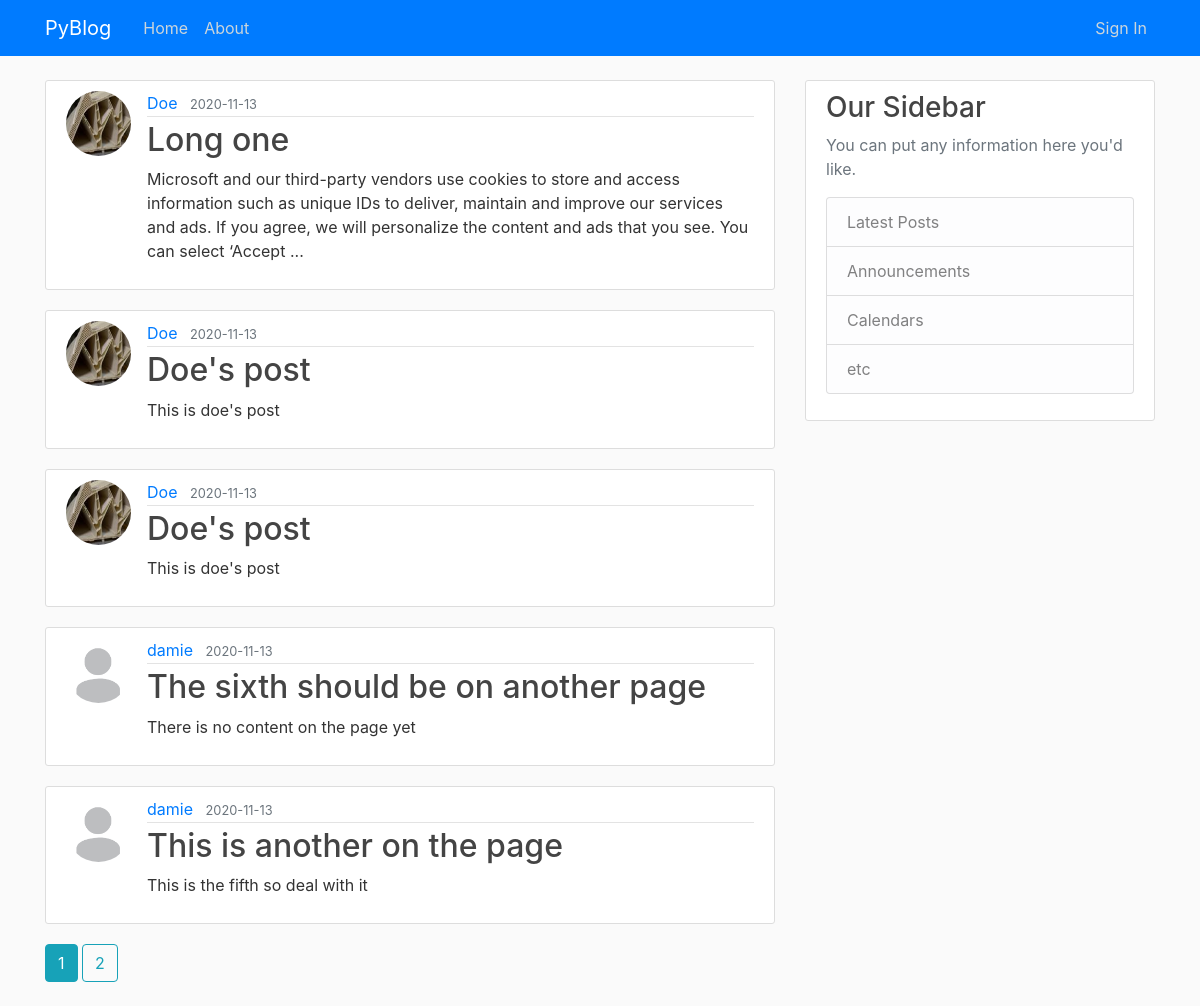
Page /home on the earlier database version.
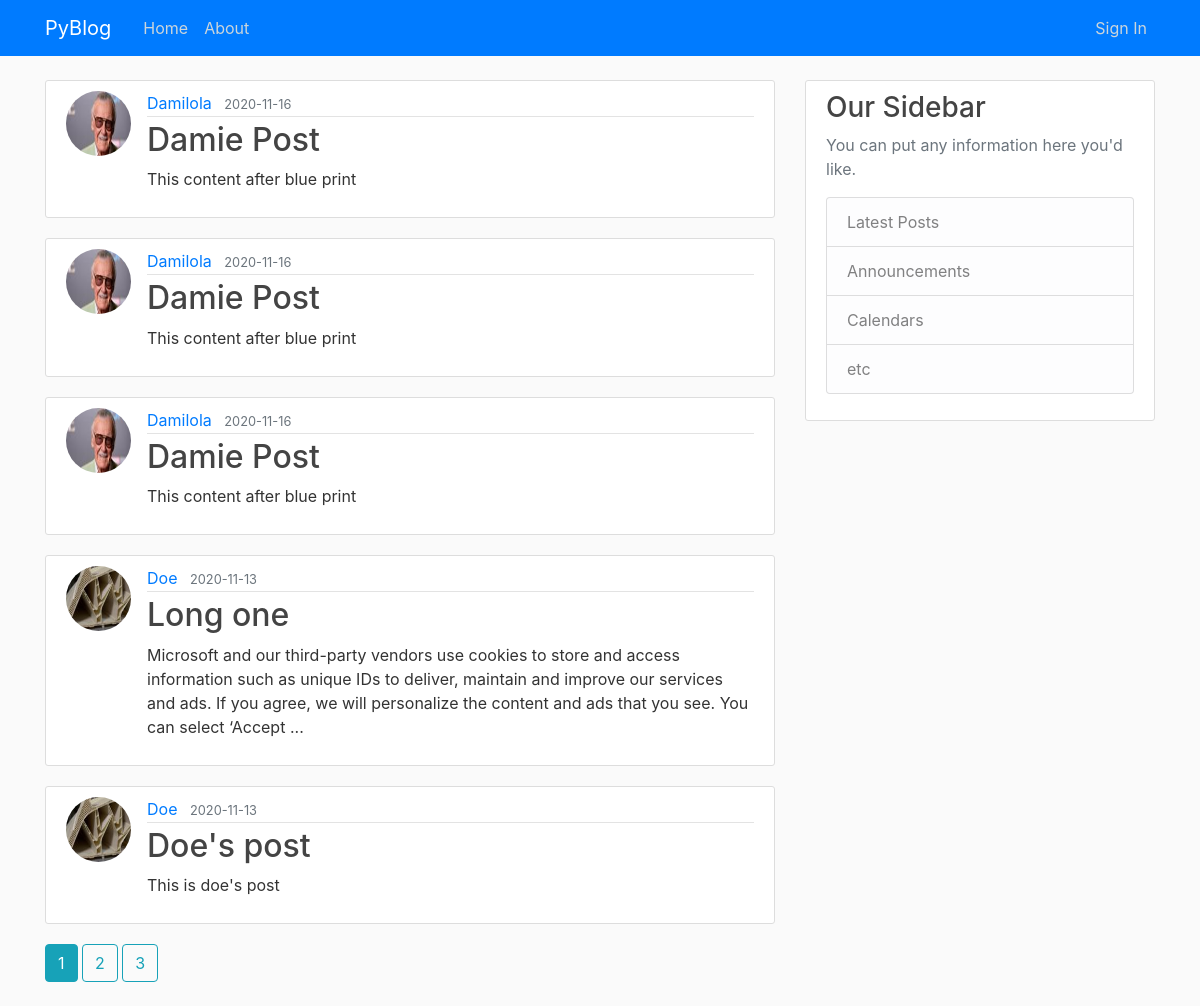
Same page on the later database version.
### src/models.py (models this page shows, shortened)
class Post(db.Model):
    id = db.Column(db.Integer, primary_key=True)
    title = db.Column(db.String(100), nullable=False)
    date_posted = db.Column(db.DateTime, nullable=False, default=datetime.utcnow)
    content = db.Column(db.Text, nullable=False)
    user_id = db.Column(db.Integer, db.ForeignKey('user.id'), nullable=False)

class User(db.Model, UserMixin):
    id = db.Column(db.Integer, primary_key=True)
    username = db.Column(db.String(20), unique=True, nullable=False)
    email = db.Column(db.String(120), unique=True, nullable=False)
    image_file = db.Column(db.String(20), nullable=False, default='default.jpg')
    password = db.Column(db.String(60), nullable=False)
    posts = db.relationship('Post', backref='author', lazy=True)

### src/main/routes.py (the view)
@main.route("/")
@main.route("/home")
def home():
    page = request.args.get('page', 1, type=int)
    posts = Post.query.order_by(Post.date_posted.desc()).paginate(page=page, per_page=5)
    return render_template('index.html', posts=posts)

### src/templates/index.html
{% extends "layout.html" %} {% block content %} {% for post in posts.items %}
<article class="media content-section">
  <img
    class="rounded-circle article-img"
    src="{{ url_for('static', filename='img/' + post.author.image_file) }}"
  />
  <div class="media-body">
    <div class="article-metadata">
      <a
        class="mr-2"
        href="{{ url_for('users.user_posts', username=post.author.username) }}"
        >{{ post.author.username }}</a
      >
      <small class="text-muted"
        >{{ post.date_posted.strftime('%Y-%m-%d') }}</small
      >
    </div>
    <h2>
      <a
        class="article-title"
        href="{{ url_for('posts.post', post_id=post.id) }}"
        >{{ post.title }}</a
      >
    </h2>
    <p class="article-content--sum">
      {{ post.content[0:250].rstrip(" ") }}<span>
        {% if post.content|length > 250 %}... {% endif %}</span
      >
    </p>
  </div>
</article>
{% endfor %} {% for page_num in posts.iter_pages(left_edge=1, right_edge=1,
left_current=1, right_current=2) %} {% if page_num %} {% if posts.page ==
page_num %}
<a class="btn btn-info mb-4" href="{{ url_for('main.home', page=page_num) }}"
  >{{ page_num }}</a
>
{% else %}
<a class="btn btn-outline-info mb-4" href="{{ url_for('main.home', page=page_num) }}"
  >{{ page_num }}</a
>
{% endif %} {% else %} ... {% endif %} {% endfor %} {% endblock content %}

### src/templates/layout.html (shortened to what this page needs)
<!DOCTYPE html>
<html>
<head>
    <link rel="stylesheet" href="https://maxcdn.bootstrapcdn.com/bootstrap/4.0.0/css/bootstrap.min.css"
>
    <link rel="stylesheet" type="text/css" href="{{ url_for('static', filename='css/main.css') }}">
</head>
<body>
<header class="site-header">
    <nav class="navbar navbar-expand-md navbar navbar-dark bg-primary fixed-top">
        <div class="container">
            <a class="navbar-brand mr-4" href="/">PyBlog</a>
            <div class="collapse navbar-collapse" id="navbarToggle">
                <div class="navbar-nav mr-auto">
                    <a class="nav-item nav-link" href="{{ url_for('main.home') }}">Home</a>
                    <a class="nav-item nav-link" href="{{ url_for('main.about') }}">About</a>
                </div>
                <div class="navbar-nav">
                    {% if current_user.is_authenticated %}
                        <a class="nav-item nav-link" href="{{ url_for('posts.create_post') }}">Publish</a>
                         <a class="nav-item nav-link" href="{{ url_for('users.user_posts', username=current_user.username) }}">Posts</a>
                        <a class="nav-item nav-link" href="{{ url_for('users.account') }}">Account</a>
                        <a class="nav-item nav-link" href="{{ url_for('users.sign_out') }}">Sign Out</a>
                    {% else %}
                        <a class="nav-item nav-link" href="{{ url_for('users.sign_in') }}">Sign In</a>
                    {% endif %}
                </div>
            </div>
        </div>
    </nav>
</header>
<main role="main" class="container">
    <div class="row">
        <div class="col-md-8">
            {% block content %}{% endblock %}
        </div>
        <div class="col-md-4">
            <div class="content-section">
                <h3>Our Sidebar</h3>
                <p class='text-muted'>You can put any information here you'd like.
                <ul class="list-group">
                    <li class="list-group-item list-group-item-light">Latest Posts</li>
                    <li class="list-group-item list-group-item-light">Announcements</li>
                    <li class="list-group-item list-group-item-light">Calendars</li>
                    <li class="list-group-item list-group-item-light">etc</li>
                </ul>
                </p>
            </div>
        </div>
    </div>
</main>
</body>
</html>

### src/static/css/main.css (style rules this page uses)
body { background: #fafafa; color: #333333; margin-top: 5rem; }
h1, h2, h3, h4, h5, h6 { color: #444444; }
.site-header .navbar-nav .nav-link { color: #cbd5db; }
.content-section { background: #ffffff; padding: 10px 20px; border: 1px solid #dddddd; border-radius: 3px; margin-bottom: 20px; }
.article-title { color: #444444; }
.article-content--sum { white-space: normal; }
.article-img { height: 65px; width: 65px; margin-right: 16px; }
.article-metadata { padding-bottom: 1px; margin-bottom: 4px; border-bottom: 1px solid #e3e3e3 }

Differences in the rows shown:
no longer on this page (row unchanged): Post: image_file (picture), author.username "Doe", date_posted "2020-11-13", title "Doe's post", content "This is doe's post"
no longer on this page (row unchanged): Post: image_file (placeholder picture), author.username "damie", date_posted "2020-11-13", title "The sixth should be on another page", content "There is no content on the page yet"
no longer on this page (row unchanged): Post: image_file (placeholder picture), author.username "damie", date_posted "2020-11-13", title "This is another on the page", content "This is the fifth so deal with it"
added Post: image_file (picture), author.username "Damilola", date_posted "2020-11-16", title "Damie Post", content "This content after blue print"
added Post: image_file (picture), author.username "Damilola", date_posted "2020-11-16", title "Damie Post", content "This content after blue print"
added Post: image_file (picture), author.username "Damilola", date_posted "2020-11-16", title "Damie Post", content "This content after blue print"
Other differences:
new list line: "3"
